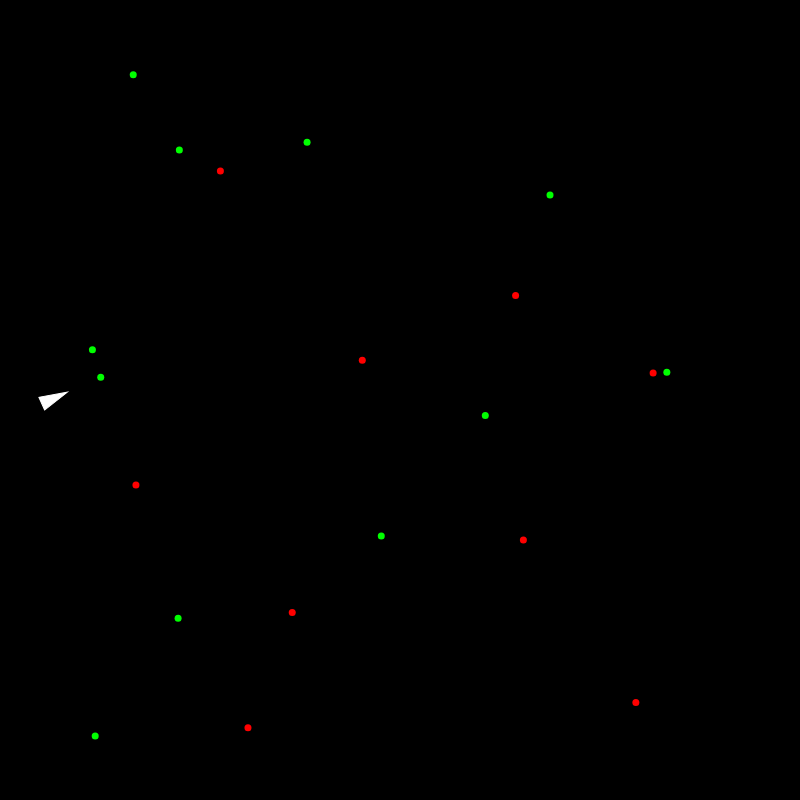
Frame 1 (no input)
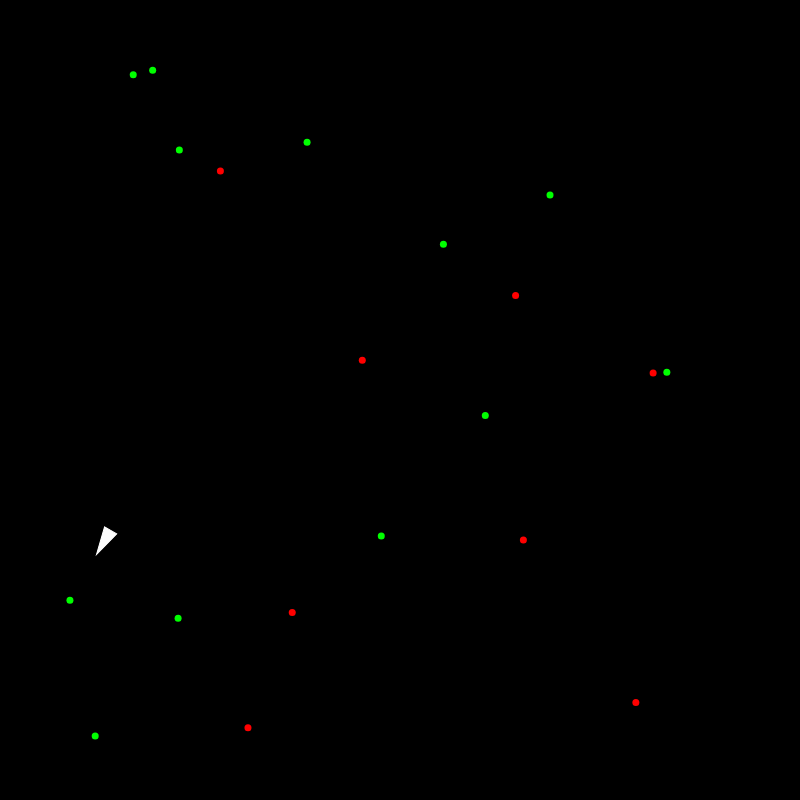
Frame 60 (no input)
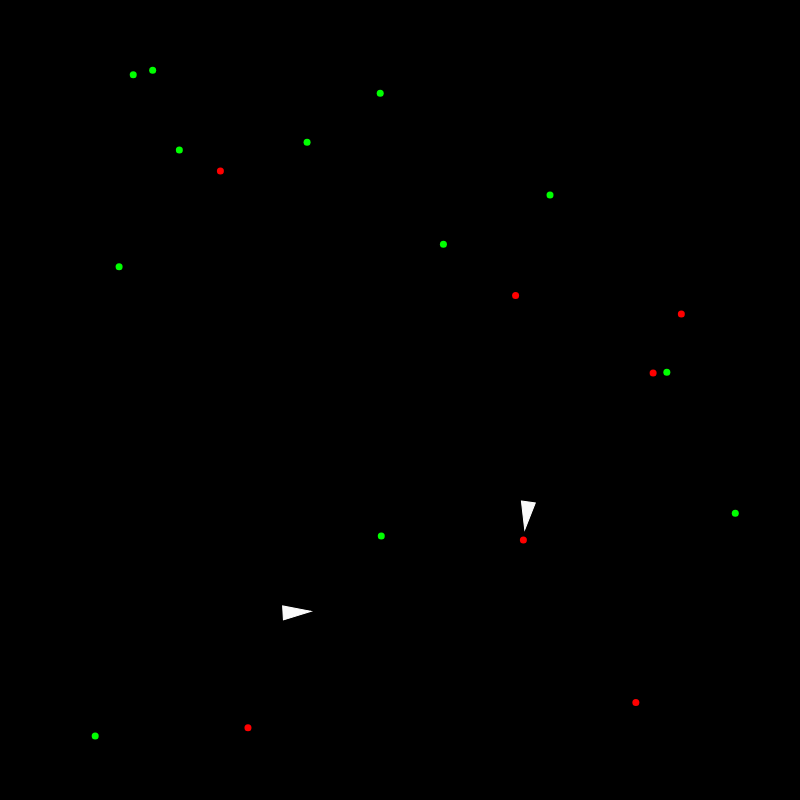
Frame 120 (the mouse pressed at the canvas centre since frame 60)

The p5.js sketch that drew these frames (run headless with seeded random() and noise() and a simulated clock; from frame 60 on, the mouse is pressed at the canvas centre):

// p5.js sketch
// ── sketch.js
const nbFood=20;
var vs=[];
var food=[];

function setup(){
	createCanvas(800,800);
    vs[0]=new Vehicule(50,400);
    for(var i=0;i<nbFood;i++)food.push(new Food());
}

function draw(){
	background(0);

    for(let f of food)f.show();
    for(let v of vs){
        v.seek(food);
        v.update();
        if(!v.dead())v.show();
    }
}

function mousePressed(){
    vs.push(new Vehicule(mouseX,mouseY));
}

// ── Vehicule.js
function Vehicule(x,y){
    this.pos=createVector(x,y);
    this.vel=createVector(1,1);
    this.acc=createVector(0,0);
    this.maxspeed=5;
    this.maxacc=.5;
    this.maxhealth=100;
    this.size=7;
    this.health=this.maxhealth;
    
    this.update=function(){
        this.health-=0.005;
        this.health=constrain(this.health,0,this.maxhealth);
        this.boundaries();
        
        this.vel.add(this.acc);
        this.vel.limit(this.maxspeed);
        this.pos.add(this.vel);
        this.acc.mult(0);
    }
    
    this.applyForce=function(v){
        this.acc.add(v);
    }
    this.seek=function(food){
        let eaten=false;
        let bestF=undefined;
        let bestd=Infinity;
        for(let i=food.length-1;i>=0;i--){
            let d=this.pos.dist(food[i].pos);
            
            if(d<this.maxspeed){
                this.health+=food[i].value;
                food.splice(i,1);
                food.push(new Food());
                eaten=true;;
            }else if(d<=bestd){
                bestd=d;
                bestF=food[i];
            }
        }
        if(!eaten){
            let des=p5.Vector.sub(bestF.pos,this.pos);
            des.setMag(this.maxspeed);
            let steer=p5.Vector.sub(des,this.vel);
            steer.limit(this.maxforce);
            this.applyForce(steer);
        }
    }
    this.dead=function(){
        return this.health<0;
    }
    this.show=function(){
        fill(map(this.health,0,this.maxhealth,0,255));
        stroke(255);
        push();
        
        translate(this.pos.x,this.pos.y);
        rotate(this.vel.heading()+PI/2);
        beginShape();
        vertex(this.size, this.size * 2);
        vertex(-this.size, this.size * 2);
        vertex(0, -this.size * 2);
        
        endShape(CLOSE);
        pop();
    }
    
    this.boundaries = function() {
    var d = 20;
    var desired = null;
    if (this.pos.x < d) {
        desired = createVector(this.maxspeed, this.vel.y);
    } else if (this.pos.x > width - d) {
        desired = createVector(-this.maxspeed, this.vel.y);
    }

    if (this.pos.y < d) {
        desired = createVector(this.vel.x, this.maxspeed);
    } else if (this.pos.y > height - d) {
        desired = createVector(this.vel.x, -this.maxspeed);
    }

    if (desired !== null) {
        desired.normalize();
        desired.mult(this.maxspeed);
        var steer = p5.Vector.sub(desired, this.vel);
        steer.limit(this.maxforce);
        this.applyForce(steer);
    }
    }
}

function Food(){
    this.pos=createVector(50+random(width-100),50+random(height-100));
    this.value=random()>.5?.2:-1;
    this.show=function(){
        if(this.value>0){
            fill(0,255,0);
        }else{
            fill(255,0,0);
        }
        noStroke();
        circle(this.pos.x,this.pos.y,7);
    }
}
